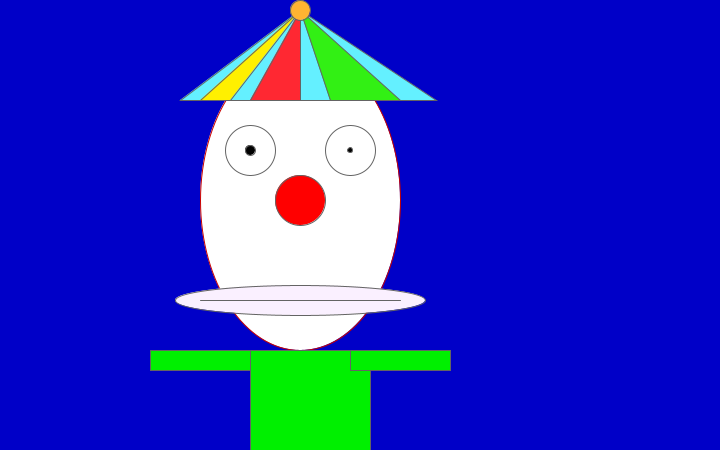
Frame 1 (no input)
Frame 60 (the mouse pressed at the canvas centre just before this capture): identical to frame 1, image omitted
Frame 120 (the mouse held since frame 60 and released just before this capture): identical to frame 1, image omitted

The Processing sketch that drew this single still picture (run headless with seeded random() and noise(); from frame 60 on, the mouse is pressed at the canvas centre):

// Processing sketch: processing_54920
// ── processing_54920.pde

void setup(){
 size (720,450);
}

void draw () {
  smooth ();
 fill (255,255,255);
 stroke (200,0,0);
 background (0,0,200);
 ellipse (300,200,200,300);
 stroke (100,100,100);
 fill (255,255,255);
 ellipse (250,150,50,50);
 ellipse (350,150,50,50);
 fill (1,1,1);
 ellipse (250,150,10,10);
 ellipse (350,150,5,5);
 fill (255,0,0);
 ellipse (300,200,50,50);
 //LINEA VOCA
 fill (250,240,255);
 ellipse (300,300,250,30);
 line (200,300,400,300);
 //CUERPO
 fill (0,240,0);
 rect(250, 350, 120, 120);
 rect(150, 350, 100, 20);
 rect(350, 350, 100, 20);
 //GORRO
 fill (100,240,255);
 triangle(180, 100, 300, 10, 436, 100);
 fill (255,240,0);
 triangle(230, 100, 300, 10, 200, 100);
 fill (50,240,20);
 triangle(330, 100, 300, 10, 400, 100);
  fill (255,40,50);
 triangle(300, 100, 300, 10, 250, 100);
 fill (255,180,50);
 ellipse (300,10,20,20);
 
 
 }
